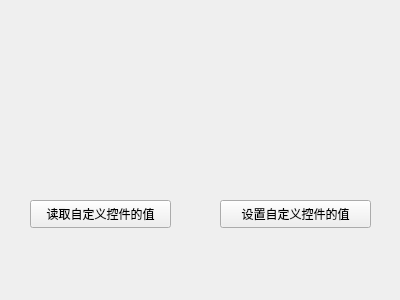
<?xml version="1.0" encoding="UTF-8"?>
<ui version="4.0">
 <class>Widget</class>
 <widget class="QWidget" name="Widget">
  <property name="geometry">
   <rect>
    <x>0</x>
    <y>0</y>
    <width>400</width>
    <height>300</height>
   </rect>
  </property>
  <property name="windowTitle">
   <string>Widget</string>
  </property>
  <widget class="myWidget" name="widget" native="true">
   <property name="geometry">
    <rect>
     <x>10</x>
     <y>40</y>
     <width>381</width>
     <height>111</height>
    </rect>
   </property>
  </widget>
  <widget class="QPushButton" name="pushButton">
   <property name="geometry">
    <rect>
     <x>30</x>
     <y>200</y>
     <width>141</width>
     <height>28</height>
    </rect>
   </property>
   <property name="text">
    <string>读取自定义控件的值</string>
   </property>
  </widget>
  <widget class="QPushButton" name="pushButton_2">
   <property name="geometry">
    <rect>
     <x>220</x>
     <y>200</y>
     <width>151</width>
     <height>28</height>
    </rect>
   </property>
   <property name="text">
    <string>设置自定义控件的值</string>
   </property>
  </widget>
 </widget>
 <layoutdefault spacing="6" margin="11"/>
 <customwidgets>
  <customwidget>
   <class>myWidget</class>
   <extends>QWidget</extends>
   <header>mywidget.h</header>
   <container>1</container>
  </customwidget>
 </customwidgets>
 <resources/>
 <connections/>
</ui>
